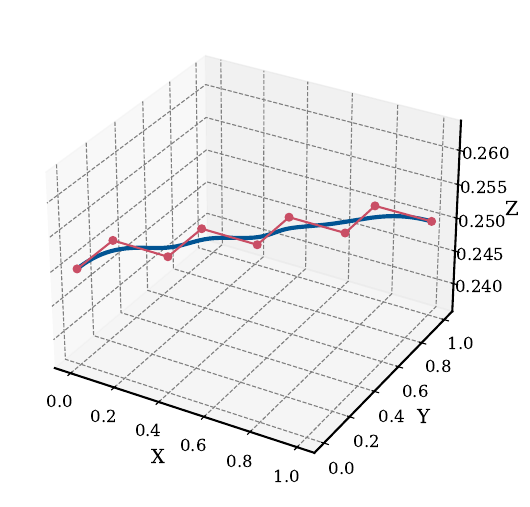

Python code for this plot:
import numpy as np
import matplotlib.pyplot as plt
from scipy.interpolate import BSpline

# Degree=4 的knots和控制点
knots = [0, 0, 0, 0,0,   # 前导节点 (p+1)
         0.1, 0.2, 0.4, 0.5,   # 内部节点
         1, 1, 1, 1,1]  # 尾部节点 (p+1)

control_points = [
    [0, 0, 0.25, 1],
    [0, 0.25, 0.25, 1],
    [0.25, 0.25, 0.25, 1],
    [0.25, 0.5, 0.25, 1],
    [0.5, 0.5, 0.25, 1],
    [0.5, 0.75, 0.25, 1],
    [0.75, 0.75, 0.25, 1],
    [0.75, 1, 0.25, 1],
    [1, 1, 0.25, 1]
]

# Degree 4 B-Spline曲线
degree = 4
spl = BSpline(knots, control_points, degree)

# 在[0, 1]区间内生成100个样本点
x_vals = np.linspace(0, 1, 1000)
y_vals = spl(x_vals)

# 设置matplotlib风格为类似MATLAB的外观
# plt.style.use('fivethirtyeight')  # 使用 Matplotlib 自带的 ggplot 风格
plt.rcParams.update({
    'axes.linewidth': 1.5,           # 设置坐标轴线宽
    'axes.grid': True,               # 显示网格
    'grid.linestyle': '--',          # 网格线为虚线
    'grid.color': 'gray',            # 网格线颜色
    'axes.titlesize': 16,            # 标题字体大小
    'axes.labelsize': 14,            # 坐标轴标签字体大小
    'xtick.labelsize': 12,           # x轴刻度字体大小
    'ytick.labelsize': 12,           # y轴刻度字体大小
    'figure.figsize': (8, 6),        # 图像大小
    'font.family': 'serif',          # 字体样式
})

# 绘制 3D B-Spline 曲线
fig = plt.figure()
ax = fig.add_subplot(111, projection='3d')

# 绘制 B-Spline 曲线
ax.plot3D(y_vals[:, 0], y_vals[:, 1], y_vals[:, 2], label="B-Spline Curve", color=(1/255, 84/255, 147/255), linewidth=3)
# 绘制控制点
ax.scatter([p[0] for p in control_points], [p[1] for p in control_points], [p[2] for p in control_points], color=(201/255, 78/255, 101/255), s=30, label="Control Points",alpha=1)

# 绘制控制多边形
control_polygon_x = [p[0] for p in control_points]
control_polygon_y = [p[1] for p in control_points]
control_polygon_z = [p[2] for p in control_points]
ax.plot3D(control_polygon_x, control_polygon_y, control_polygon_z, color=(201/255, 78/255, 101/255), linestyle='-', linewidth=1.5, label="Control Polygon")

# ax.set_title("B-Spline Degree=4 in 3D")
ax.set_xlabel("X")
ax.set_ylabel("Y")
ax.set_zlabel("Z")
# ax.legend(fontsize=20)
plt.show()
plt.savefig('normal_3D_4degree.pdf', bbox_inches='tight',pad_inches=0.2)
